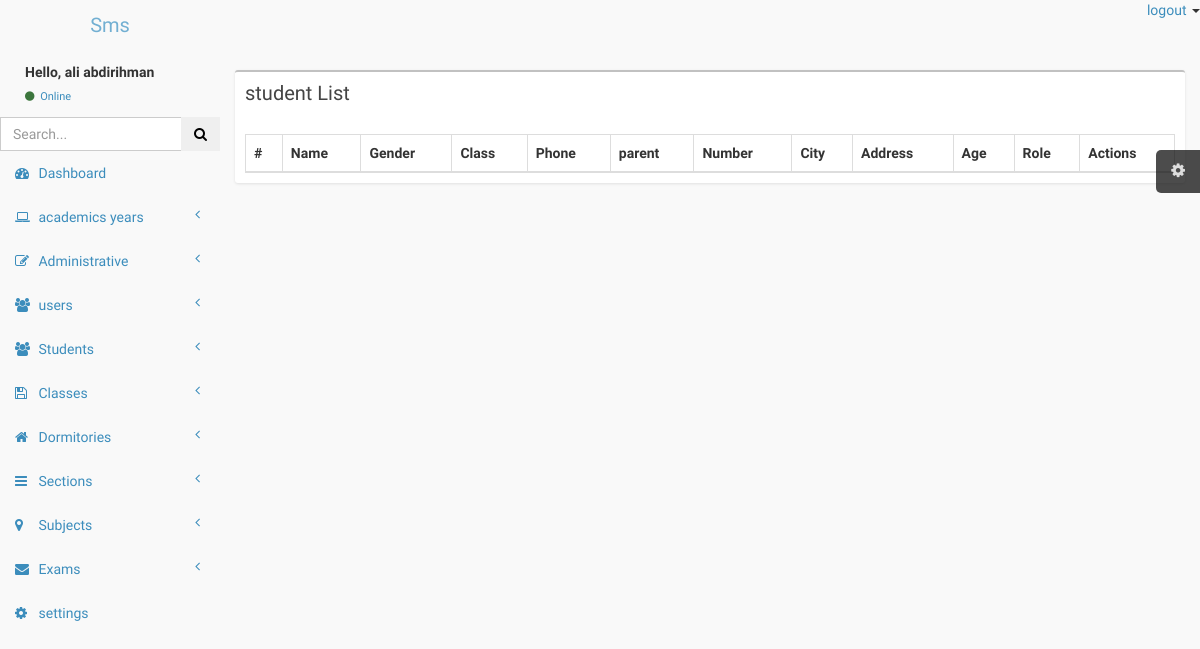
The app's page /admin/manageStudent.php (signed in), older data.
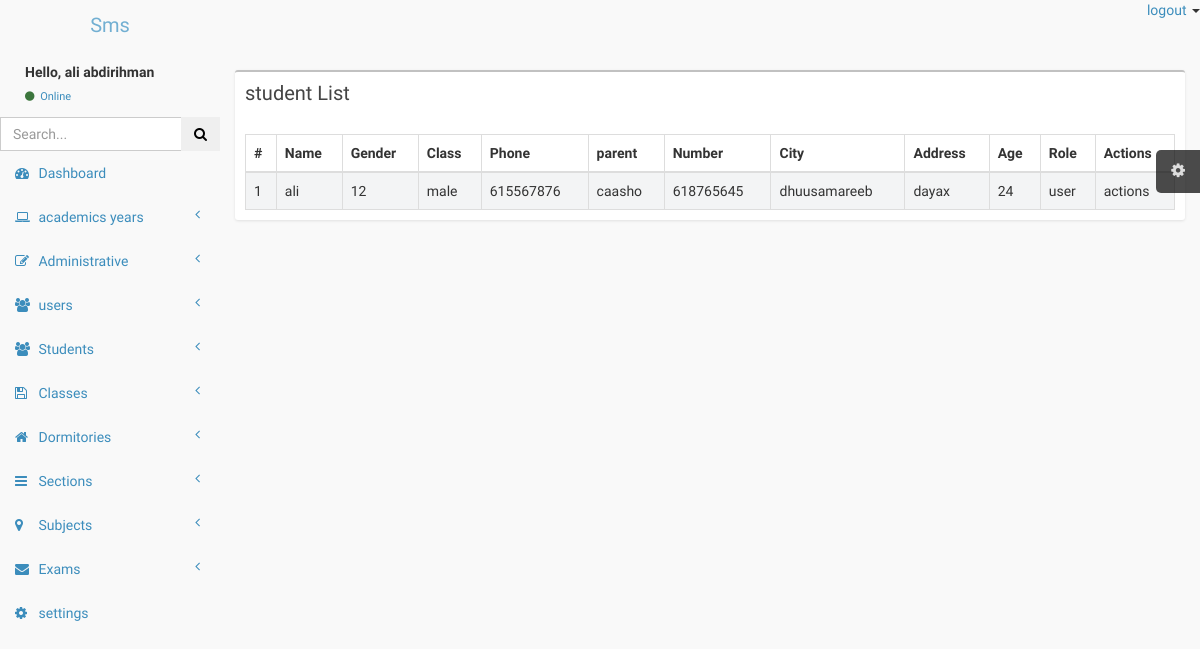
The same page, newer data.
### tables this page shows
CREATE TABLE `students` (
  `id` int(10) NOT NULL,
  `name` varchar(20) NOT NULL,
  `gender` varchar(6) NOT NULL,
  `class` varchar(8) NOT NULL,
  `phone` int(20) NOT NULL,
  `parent` varchar(15) NOT NULL,
  `number` int(20) NOT NULL,
  `city` varchar(20) NOT NULL,
  `address` varchar(15) NOT NULL,
  `age` int(8) NOT NULL,
  `role` varchar(20) DEFAULT 'user'
);

### admin/manageStudent.php (the view, shortened to what this page needs)
<!DOCTYPE html>
<html>
<head>
</head>
<body>
    <?php include 'includes/header.php'; ?>
    <div class="wrapper row-offcanvas row-offcanvas-left">
        <?php
        include 'includes/aside.php';
        ?>
        <aside class="right-side">
            <section class="content">
                <div class="row">
                    <div class="col-xs-12">
                        <div class="box">
                            <div class="box-header">
                                <h3 class="box-title">student List</h3>
                            </div>
                            <div class="box-body table-responsive">
                                <table id="example1" class="table table-bordered table-striped">
                                    <thead>
                                        <tr>
                                            <th>#</th>
                                            <th>Name</th>
                                            <th>Gender</th>
                                            <th>Class</th>
                                            <th>Phone</th>
                                            <th>parent</th>
                                            <th>Number</th>
                                            <th>City</th>
                                            <th>Address</th>
                                            <th>Age</th>
                                            <th>Role</th>
                                            <th>Actions</th>
                                        </tr>
                                    <tbody>
                                        <?php
                                        include 'includes/connect.php';
                                        $sql = "SELECT * FROM students";
                                        $r = mysqli_query($conn, $sql);
                                        while ($row = mysqli_fetch_assoc($r)) {
                                        ?>
                                            <tr>
                                                <td><?php echo $row['id']; ?></td>
                                                <td><?php echo $row['name']; ?></td>
                                                <td><?php echo $row['class']; ?></td>
                                                <td><?php echo $row['gender']; ?></td>
                                                <td><?php echo $row['phone']; ?></td>
                                                <td><?php echo $row['parent']; ?></td>
                                                <td><?php echo $row['number']; ?></td>
                                                <td><?php echo $row['city']; ?></td>
                                                <td><?php echo $row['address']; ?></td>
                                                <td><?php echo $row['age']; ?></td>
                                                <td><?php echo $row['role']; ?></td>
                                                <td>actions</td>
                                            </tr>
                                        <?php     }
                                        ?>
                                    </tbody>
                                </table>
                            </div>
                        </div>
                    </div>
                </div>
            </section>
        </aside>
    </div>
</body>
</html>

### admin/includes/header.php (shortened to what this page needs)
<!DOCTYPE html>
<html lang="en">
<head>
    <link href="css/bootstrap.min.css" rel="stylesheet" type="text/css" />
    <link href="css/font-awesome.min.css" rel="stylesheet" type="text/css" />
    <link href="css/ionicons.min.css" rel="stylesheet" type="text/css" />
    <link href="css/morris/morris.css" rel="stylesheet" type="text/css" />
    <link href="css/jvectormap/jquery-jvectormap-1.2.2.css" rel="stylesheet" type="text/css" />
    <link href="css/fullcalendar/fullcalendar.css" rel="stylesheet" type="text/css" />
    <link href="css/daterangepicker/daterangepicker-bs3.css" rel="stylesheet" type="text/css" />
    <link href="css/bootstrap-wysihtml5/bootstrap3-wysihtml5.min.css" rel="stylesheet" type="text/css" />
    <link href="css/AdminLTE.css" rel="stylesheet" type="text/css" />
</head>
<header class="header">
    <a href="index.html" class="logo">
         Sms
    </a>
    <nav class="navbar navbar-static-top" role="navigation">
        <a href="#" class="navbar-btn sidebar-toggle" data-toggle="offcanvas" role="button">
            <span class="icon-bar"></span>
            <span class="icon-bar"></span>
            <span class="icon-bar"></span>
        </a>
        <div class="navbar-right">
            <ul class="nav navbar-nav">
                <li class="dropdown user user-menu">
                    <span><a href="includes/logout.php">logout</a> <i class="caret"></i></span>
                </li>
            </ul>
        </div>
    </nav>
</header>

### admin/includes/aside.php (shortened to what this page needs)
<aside class="left-side sidebar-offcanvas">
    <section class="sidebar">
        <div class="user-panel">
            <div class="pull-left info">
                <p>Hello, <?php echo $_SESSION['SID']; ?> </p>
                <a href="#"><i class="fa fa-circle text-success"></i> Online</a>
            </div>
        </div>
        <form action="#" method="get" class="sidebar-form">
            <div class="input-group">
                <input type="text" name="q" class="form-control" placeholder="Search..." />
                <span class="input-group-btn">
                    <button type='submit' name='seach' id='search-btn' class="btn btn-flat"><i class="fa fa-search"></i></button>
                </span>
            </div>
        </form>
        <ul class="sidebar-menu">
            <li class="active">
                <a href="index.html">
                    <i class="fa fa-dashboard"></i> <span>Dashboard</span>
                </a>
            </li>
            <li class="treeview">
                <a href="#">
                    <i class="fa fa-laptop"></i>
                    <span>academics years</span>
                    <i class="fa fa-angle-left pull-right"></i>
                </a>
            </li>
            <li class="treeview">
                <a href="#">
                    <i class="fa fa-edit"></i> <span>Administrative</span>
                    <i class="fa fa-angle-left pull-right"></i>
                </a>
            </li>
            <li class="treeview">
                <a href="#">
                    <i class="fa fa-users"></i> <span>users</span>
                    <i class="fa fa-angle-left pull-right"></i>
                </a>
            </li>
            <li class="treeview">
                <a href="#">
                    <i class="fa fa-group"></i> <span>Students</span>
                    <i class="fa fa-angle-left pull-right"></i>
                </a>
            </li>
            <li class="treeview">
                <a href="#">
                    <i class="fa  fa-floppy-o"></i> <span>Classes</span>
                    <i class="fa fa-angle-left pull-right"></i>
                </a>
            </li>
            <li class="treeview">
                <a href="#">
                    <i class="fa fa-home"></i> <span>Dormitories</span>
                    <i class="fa fa-angle-left pull-right"></i>
                </a>
            </li>
            <li class="treeview">
                <a href="#">
                    <i class="fa fa-bars"></i> <span>Sections</span>
                    <i class="fa fa-angle-left pull-right"></i>
                </a>
            </li>
            <li class="treeview">
                <a href="#">
                    <i class="fa fa-map-marker"></i> <span>Subjects</span>
                    <i class="fa fa-angle-left pull-right"></i>
                </a>
            </li>
            <li class="treeview">
                <a href="#">
                    <i class="fa fa-envelope"></i> <span>Exams</span>
                    <i class="fa fa-angle-left pull-right"></i>
                </a>
            </li>
            <li>
                <a href="pages/calendar.html">
                    <i class="fa fa-cog"></i> <span>settings</span>
                </a>
            </li>
        </ul>
    </section>
</aside>

Row changes from the older to the newer data that the page shows:
added students: id "1", name "ali", class "12", gender "male", phone "615567876", parent "caasho", number "618765645", city "dhuusamareeb", address "dayax", age "24", role "user"
